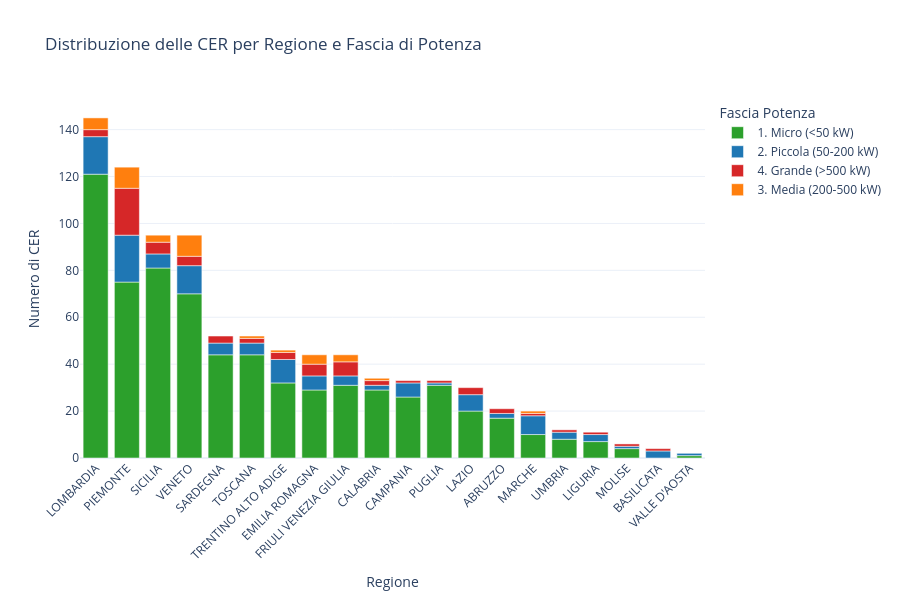

Source (notebook cell):
### Code cell
import plotly.express as px
#Aggregazione per Regione e Fascia
df_grouped = df.groupby(['regione', 'fascia_potenza']).size().reset_index(name='numero_cer')

#  Grafico a Barre Impilate
fig = px.bar(
    df_grouped, 
    x='regione', 
    y='numero_cer', 
    color='fascia_potenza',
    title='Distribuzione delle CER per Regione e Fascia di Potenza',
    labels={'regione': 'Regione', 'numero_cer': 'Numero di CER', 'fascia_potenza': 'Fascia di Potenza'},
    color_discrete_map={
        '1. Micro (<50 kW)': '#2ca02c',       # Verde
        '2. Piccola (50-200 kW)': '#1f77b4',   # Blu
        '3. Media (200-500 kW)': '#ff7f0e',   # Arancione
        '4. Grande (>500 kW)': '#d62728'       # Rosso
    }
)

fig.update_layout(
    template='plotly_white',
    height=600,
    xaxis={'categoryorder': 'total descending'}, # Ordina le regioni per numero totale di CER
    legend_title_text='Fascia Potenza'
)

fig.update_xaxes(tickangle=-45)

fig.show()
fig.write_html("fasce_potenza_per_regione.html")

### Figure 1 — Plotly figure (JSON) as saved in the notebook; plotly's stock layout.template omitted (floating-point values rounded to 4 significant figures)
{"data": [{"hovertemplate": "Fascia di Potenza=1. Micro (<50 kW)<br>Regione=%{x}<br>Numero di CER=%{y}<extra></extra>", "legendgroup": "1. Micro (<50 kW)", "marker": {"color": "#2ca02c", "pattern": {"shape": ""}}, "name": "1. Micro (<50 kW)", "orientation": "v", "showlegend": true, "textposition": "auto", "type": "bar", "x": ["ABRUZZO", "CALABRIA", "CAMPANIA", "EMILIA ROMAGNA", "FRIULI VENEZIA GIULIA", "LAZIO", "LIGURIA", "LOMBARDIA", "MARCHE", "MOLISE", "PIEMONTE", "PUGLIA", "SARDEGNA", "SICILIA", "TOSCANA", "TRENTINO ALTO ADIGE", "UMBRIA", "VALLE D'AOSTA", "VENETO"], "xaxis": "x", "y": [17, 29, 26, 29, 31, 20, 7, 121, 10, 4, 75, 31, 44, 81, 44, 32, 8, 1, 70], "yaxis": "y"}, {"hovertemplate": "Fascia di Potenza=2. Piccola (50-200 kW)<br>Regione=%{x}<br>Numero di CER=%{y}<extra></extra>", "legendgroup": "2. Piccola (50-200 kW)", "marker": {"color": "#1f77b4", "pattern": {"shape": ""}}, "name": "2. Piccola (50-200 kW)", "orientation": "v", "showlegend": true, "textposition": "auto", "type": "bar", "x": ["ABRUZZO", "BASILICATA", "CALABRIA", "CAMPANIA", "EMILIA ROMAGNA", "FRIULI VENEZIA GIULIA", "LAZIO", "LIGURIA", "LOMBARDIA", "MARCHE", "MOLISE", "PIEMONTE", "PUGLIA", "SARDEGNA", "SICILIA", "TOSCANA", "TRENTINO ALTO ADIGE", "UMBRIA", "VALLE D'AOSTA", "VENETO"], "xaxis": "x", "y": [2, 3, 2, 6, 6, 4, 7, 3, 16, 8, 1, 20, 1, 5, 6, 5, 10, 3, 1, 12], "yaxis": "y"}, {"hovertemplate": "Fascia di Potenza=4. Grande (>500 kW)<br>Regione=%{x}<br>Numero di CER=%{y}<extra></extra>", "legendgroup": "4. Grande (>500 kW)", "marker": {"color": "#d62728", "pattern": {"shape": ""}}, "name": "4. Grande (>500 kW)", "orientation": "v", "showlegend": true, "textposition": "auto", "type": "bar", "x": ["ABRUZZO", "BASILICATA", "CALABRIA", "CAMPANIA", "EMILIA ROMAGNA", "FRIULI VENEZIA GIULIA", "LAZIO", "LIGURIA", "LOMBARDIA", "MARCHE", "MOLISE", "PIEMONTE", "PUGLIA", "SARDEGNA", "SICILIA", "TOSCANA", "TRENTINO ALTO ADIGE", "UMBRIA", "VENETO"], "xaxis": "x", "y": [2, 1, 2, 1, 5, 6, 3, 1, 3, 1, 1, 20, 1, 3, 5, 2, 3, 1, 4], "yaxis": "y"}, {"hovertemplate": "Fascia di Potenza=3. Media (200-500 kW)<br>Regione=%{x}<br>Numero di CER=%{y}<extra></extra>", "legendgroup": "3. Media (200-500 kW)", "marker": {"color": "#ff7f0e", "pattern": {"shape": ""}}, "name": "3. Media (200-500 kW)", "orientation": "v", "showlegend": true, "textposition": "auto", "type": "bar", "x": ["CALABRIA", "EMILIA ROMAGNA", "FRIULI VENEZIA GIULIA", "LOMBARDIA", "MARCHE", "PIEMONTE", "SICILIA", "TOSCANA", "TRENTINO ALTO ADIGE", "VENETO"], "xaxis": "x", "y": [1, 4, 3, 5, 1, 9, 3, 1, 1, 9], "yaxis": "y"}], "layout": {"barmode": "relative", "height": 600, "legend": {"title": {"text": "Fascia Potenza"}, "tracegroupgap": 0}, "title": {"text": "Distribuzione delle CER per Regione e Fascia di Potenza"}, "xaxis": {"anchor": "y", "categoryorder": "total descending", "domain": [0, 1], "tickangle": -45, "title": {"text": "Regione"}}, "yaxis": {"anchor": "x", "domain": [0, 1], "title": {"text": "Numero di CER"}}}}
